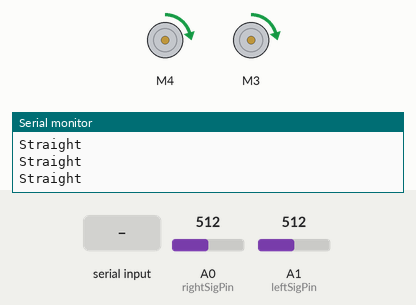
Bench run of a sketch on a simulated Arduino Uno, built with avr-gcc and run on an emulated ATmega328P. On the bench: 2 × DC motor (green arrow = forward, orange = backward, longer = faster), the last lines printed to the serial monitor. The inputs (shaded band) are chosen by the test bench; at power-on: A0 (rightSigPin) = 512, A1 (leftSigPin) = 512.

Above: at 1.2 s.
1.3 s: A0 (rightSigPin) set to 791
4.3 s: A0 (rightSigPin) set to 814
At 4.9 s:
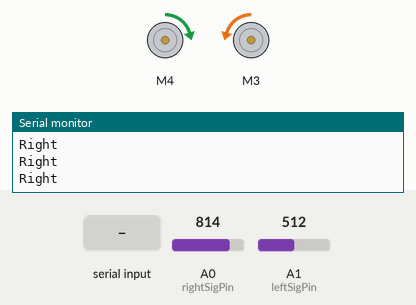
5.8 s: "90,45\n" received over Serial
At 6.6 s:
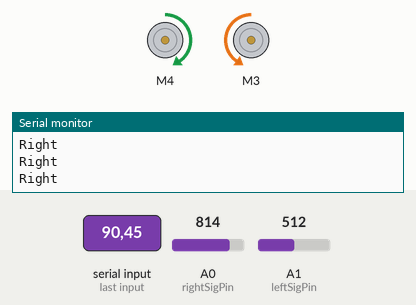
8.3 s: "30,150\n" received over Serial
At 9.1 s:
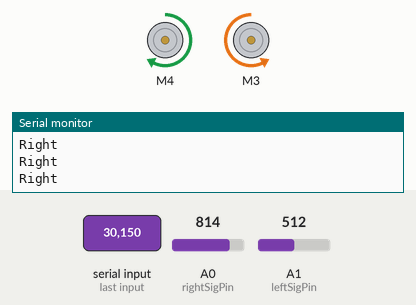
10.8 s: "5\n" received over Serial
At 13.0 s:
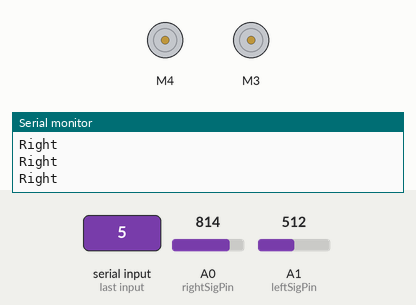
13.3 s: A1 (leftSigPin) set to 790
16.3 s: A1 (leftSigPin) set to 807
Timing chart, 0 to 19.3 s (numbered marks = the images above; inputs shaded):
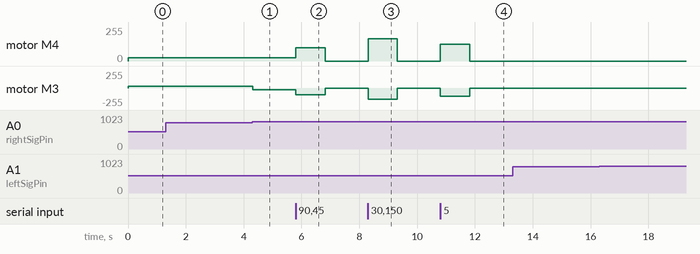

The sketch:

line_follower.ino
```cpp
/*
PIE Mini-Project 3: This code makes a robot follow along a path by using data collected by two sensors as it drives.
*/

#include <string.h>
#include <Adafruit_MotorShield.h>

// Create the motor shield object with the default I2C address
Adafruit_MotorShield AFMS = Adafruit_MotorShield();


// Assigns ports to motors
Adafruit_DCMotor *leftMotor = AFMS.getMotor(4); //assigns the left motor to port M4
Adafruit_DCMotor *rightMotor = AFMS.getMotor(3); //assigns the right motor to port M3

// Assigns IR sensor components to pins
int leftSigPin = A1; // For sensor signal
int rightSigPin = A0; // For sensor signal
int leftValue = 0; // Holds the returned value
int rightValue = 0; // Holds the returned value

// Assigns cut off readings for each sensor. If the sensor reads this value or higher then, based on our measurements, it is on the line.
int rightCutOff = 800; // Cut off reading for the right sensor.
int leftCutOff = 800; // Cut off reading for the left sensor.

float speedMultiplier = 1;

void setup() {
  Serial.begin(9600);

  pinMode(leftSigPin, INPUT); // signal pin as input
  pinMode(rightSigPin, INPUT); // signal pin as input

  Serial.println("Code Begin!");

  // checks the connection of the Motor Shield
  if (!AFMS.begin()) {         // create with the default frequency 1.6KHz
    Serial.println("Could not find Motor Shield. Check wiring.");
    while (1);
  }
  Serial.println("Motor Shield found.");

  // turn on motors
  leftMotor->run(RELEASE);
  rightMotor->run(RELEASE);

}
void loop() {
  leftValue = analogRead(leftSigPin); // Read the sensor
  rightValue = analogRead(rightSigPin); // Read the sensor

  if (Serial.available() > 0) {
    speedMultiplier = Serial.parseFloat(); // SET SERIAL INPUT TO "No Line Ending"
  }

  // sets variables to be the base speed and directions for the wheels in the "forward" case.
  // these variables might be modified later on in the loop based on the sensor values collected.
  int leftDir = FORWARD;
  int rightDir = FORWARD;
  int leftSpeed = 25;
  int rightSpeed = 25;
  // sets base delay time
  int duration = 5;
  String serialOut;

  // Go straight
  if (leftValue < leftCutOff and rightValue < rightCutOff) { // Neither sensor is on the line
    serialOut = "Straight";
  }
  // Turn right
  else if (leftValue < leftCutOff and rightValue >= rightCutOff) { // Right sensor is on the line
    rightDir = BACKWARD;
    serialOut = "Right";
  }
  // Turn left
  else if (leftValue >= leftCutOff and rightValue < rightCutOff) { // Left sensor is on the line
    leftDir = BACKWARD;
    serialOut = "Left";
  }
  // Double line detected: go right for a set amount of time
  else if (leftValue >= leftCutOff and rightValue >= rightCutOff) { // Both sensors are on the line -- used for sharp corners
    rightSpeed = 20;
    rightDir = BACKWARD;
    leftSpeed = 30;
    duration = 600;
    serialOut = "Double Line";
  }

  // move along the line with the newly defined speeds and wheel directions for a specified duration.
  leftMotor->run(leftDir);
  rightMotor->run(rightDir);
  leftMotor->setSpeed(leftSpeed*speedMultiplier);
  rightMotor->setSpeed(rightSpeed*speedMultiplier);
  Serial.println(serialOut);
  delay(duration);
}
```

Measured:
- the behaviour switches between 799 and 800 on A0 (rightSigPin) (found by bisection; images 0 and 1)
- after the input at 4.3 s, motor M3: forward 25/255 → backward 25/255 at once
- after the input at 5.8 s, motor M4: forward 25/255 → forward 101/255 at once, → stopped 1.0 s later; motor M3: backward 25/255 → backward 101/255 at once, → stopped 1.0 s later
- after the input at 8.3 s, motor M4: stopped → forward 166/255 at once, → stopped 1.0 s later; motor M3: stopped → backward 166/255 at once, → stopped 1.0 s later
- after the input at 10.8 s, motor M4: stopped → forward 125/255 at once, → stopped 1.0 s later; motor M3: stopped → backward 125/255 at once, → stopped 1.0 s later
